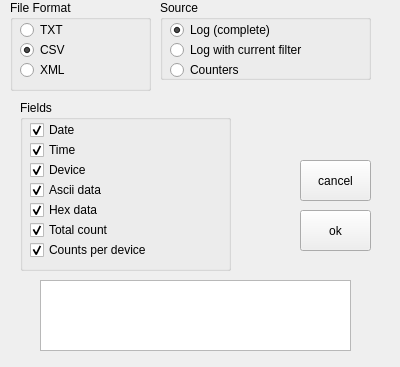
<?xml version="1.0" encoding="UTF-8"?>
<ui version="4.0">
 <class>dlgExport</class>
 <widget class="QDialog" name="dlgExport">
  <property name="geometry">
   <rect>
    <x>0</x>
    <y>0</y>
    <width>400</width>
    <height>367</height>
   </rect>
  </property>
  <property name="windowTitle">
   <string>Export Data</string>
  </property>
  <property name="windowIcon">
   <iconset resource="common.qrc">
    <normaloff>:/icon/disk</normaloff>:/icon/disk</iconset>
  </property>
  <widget class="QGroupBox" name="groupBox">
   <property name="geometry">
    <rect>
     <x>10</x>
     <y>0</y>
     <width>141</width>
     <height>91</height>
    </rect>
   </property>
   <property name="title">
    <string>File Format</string>
   </property>
   <widget class="QRadioButton" name="formatTxt">
    <property name="geometry">
     <rect>
      <x>10</x>
      <y>20</y>
      <width>104</width>
      <height>20</height>
     </rect>
    </property>
    <property name="text">
     <string>TXT</string>
    </property>
   </widget>
   <widget class="QRadioButton" name="formatCsv">
    <property name="geometry">
     <rect>
      <x>10</x>
      <y>40</y>
      <width>104</width>
      <height>20</height>
     </rect>
    </property>
    <property name="text">
     <string>CSV</string>
    </property>
    <property name="checked">
     <bool>true</bool>
    </property>
   </widget>
   <widget class="QRadioButton" name="formatXml">
    <property name="geometry">
     <rect>
      <x>10</x>
      <y>60</y>
      <width>104</width>
      <height>20</height>
     </rect>
    </property>
    <property name="text">
     <string>XML</string>
    </property>
   </widget>
  </widget>
  <widget class="QGroupBox" name="groupBox_2">
   <property name="geometry">
    <rect>
     <x>160</x>
     <y>0</y>
     <width>211</width>
     <height>80</height>
    </rect>
   </property>
   <property name="title">
    <string>Source</string>
   </property>
   <widget class="QRadioButton" name="sourceLog">
    <property name="geometry">
     <rect>
      <x>10</x>
      <y>20</y>
      <width>131</width>
      <height>20</height>
     </rect>
    </property>
    <property name="text">
     <string>Log (complete)</string>
    </property>
    <property name="checked">
     <bool>true</bool>
    </property>
   </widget>
   <widget class="QRadioButton" name="sourceFiltered">
    <property name="geometry">
     <rect>
      <x>10</x>
      <y>40</y>
      <width>161</width>
      <height>20</height>
     </rect>
    </property>
    <property name="text">
     <string>Log with current filter</string>
    </property>
   </widget>
   <widget class="QRadioButton" name="sourceCounters">
    <property name="geometry">
     <rect>
      <x>10</x>
      <y>60</y>
      <width>141</width>
      <height>20</height>
     </rect>
    </property>
    <property name="text">
     <string>Counters</string>
    </property>
   </widget>
  </widget>
  <widget class="QGroupBox" name="groupBox_3">
   <property name="geometry">
    <rect>
     <x>20</x>
     <y>100</y>
     <width>211</width>
     <height>171</height>
    </rect>
   </property>
   <property name="title">
    <string>Fields</string>
   </property>
   <widget class="QCheckBox" name="fieldDate">
    <property name="geometry">
     <rect>
      <x>10</x>
      <y>20</y>
      <width>89</width>
      <height>20</height>
     </rect>
    </property>
    <property name="text">
     <string>Date</string>
    </property>
    <property name="checked">
     <bool>true</bool>
    </property>
   </widget>
   <widget class="QCheckBox" name="fieldTime">
    <property name="geometry">
     <rect>
      <x>10</x>
      <y>40</y>
      <width>89</width>
      <height>20</height>
     </rect>
    </property>
    <property name="text">
     <string>Time</string>
    </property>
    <property name="checked">
     <bool>true</bool>
    </property>
   </widget>
   <widget class="QCheckBox" name="fieldDevice">
    <property name="geometry">
     <rect>
      <x>10</x>
      <y>60</y>
      <width>89</width>
      <height>20</height>
     </rect>
    </property>
    <property name="text">
     <string>Device</string>
    </property>
    <property name="checked">
     <bool>true</bool>
    </property>
   </widget>
   <widget class="QCheckBox" name="fieldAscii">
    <property name="geometry">
     <rect>
      <x>10</x>
      <y>80</y>
      <width>89</width>
      <height>20</height>
     </rect>
    </property>
    <property name="text">
     <string>Ascii data</string>
    </property>
    <property name="checked">
     <bool>true</bool>
    </property>
   </widget>
   <widget class="QCheckBox" name="fieldHex">
    <property name="geometry">
     <rect>
      <x>10</x>
      <y>100</y>
      <width>89</width>
      <height>20</height>
     </rect>
    </property>
    <property name="text">
     <string>Hex data</string>
    </property>
    <property name="checked">
     <bool>true</bool>
    </property>
   </widget>
   <widget class="QCheckBox" name="fieldSubCounts">
    <property name="geometry">
     <rect>
      <x>10</x>
      <y>140</y>
      <width>151</width>
      <height>20</height>
     </rect>
    </property>
    <property name="text">
     <string>Counts per device</string>
    </property>
    <property name="checked">
     <bool>true</bool>
    </property>
   </widget>
   <widget class="QCheckBox" name="fieldTotalCount">
    <property name="geometry">
     <rect>
      <x>10</x>
      <y>120</y>
      <width>111</width>
      <height>20</height>
     </rect>
    </property>
    <property name="text">
     <string>Total count</string>
    </property>
    <property name="checked">
     <bool>true</bool>
    </property>
   </widget>
  </widget>
  <widget class="QToolButton" name="btnCancel">
   <property name="geometry">
    <rect>
     <x>300</x>
     <y>160</y>
     <width>71</width>
     <height>41</height>
    </rect>
   </property>
   <property name="text">
    <string>cancel</string>
   </property>
   <property name="icon">
    <iconset resource="common.qrc">
     <normaloff>:/icon/cross</normaloff>:/icon/cross</iconset>
   </property>
   <property name="toolButtonStyle">
    <enum>Qt::ToolButtonTextUnderIcon</enum>
   </property>
  </widget>
  <widget class="QToolButton" name="btnOk">
   <property name="geometry">
    <rect>
     <x>300</x>
     <y>210</y>
     <width>71</width>
     <height>41</height>
    </rect>
   </property>
   <property name="text">
    <string>ok</string>
   </property>
   <property name="icon">
    <iconset resource="common.qrc">
     <normaloff>:/icon/tick</normaloff>:/icon/tick</iconset>
   </property>
   <property name="toolButtonStyle">
    <enum>Qt::ToolButtonTextUnderIcon</enum>
   </property>
  </widget>
  <widget class="QPlainTextEdit" name="editComment">
   <property name="geometry">
    <rect>
     <x>40</x>
     <y>280</y>
     <width>311</width>
     <height>71</height>
    </rect>
   </property>
  </widget>
 </widget>
 <resources>
  <include location="common.qrc"/>
 </resources>
 <connections/>
</ui>
